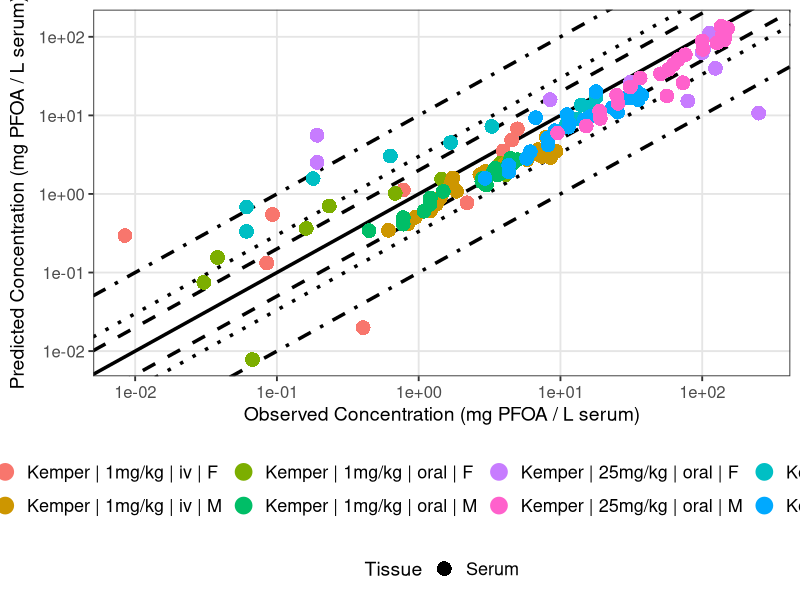

Write R code to recreate this figure.
library(ggplot2)

#setwd("C:/Users/user/Documents/GitHub/PFAS_PBK_models/PFOA inhalation Rat/Validation/Validation_results")
setwd("/Users/user/Documents/GitHub/PFAS_PBK_models/PFOA inhalation Rat/Scenarios/Publication/Final_results_plots/Validation")

# Load Results 

# 
Kemper_serum_results <- read.csv("Kemper_2003_serum_results.csv", header = T)
Kemper_iv_F_1 <- Kemper_serum_results[Kemper_serum_results$Dose == 1 & Kemper_serum_results$Type == "iv" &
                               Kemper_serum_results$sex == "F", ]
Kemper_iv_F_1$Experiment <- "Kemper | 1mg/kg | iv | F"

Kemper_oral_F_1 <- Kemper_serum_results[Kemper_serum_results$Dose == 1 & Kemper_serum_results$Type == "oral" &
                                 Kemper_serum_results$sex == "F", ]
Kemper_oral_F_1$Experiment <- "Kemper | 1mg/kg | oral | F"

Kemper_oral_F_5 <- Kemper_serum_results[Kemper_serum_results$Dose == 5 & Kemper_serum_results$Type == "oral" &
                                 Kemper_serum_results$sex == "F", ]
Kemper_oral_F_5$Experiment <- "Kemper | 5mg/kg | oral | F"
Kemper_oral_F_25 <- Kemper_serum_results[Kemper_serum_results$Dose == 25 & Kemper_serum_results$Type == "oral" &
                                  Kemper_serum_results$sex == "F", ]
Kemper_oral_F_25$Experiment <- "Kemper | 25mg/kg | oral | F"

Kemper_iv_M_1 <- Kemper_serum_results[Kemper_serum_results$Dose == 1 & Kemper_serum_results$Type == "iv" &
                               Kemper_serum_results$sex == "M", ]
Kemper_iv_M_1$Experiment <- "Kemper | 1mg/kg | iv | M"

Kemper_oral_M_1 <- Kemper_serum_results[Kemper_serum_results$Dose == 1 & Kemper_serum_results$Type == "oral" &
                                 Kemper_serum_results$sex == "M", ]
Kemper_oral_M_1$Experiment <- "Kemper | 1mg/kg | oral | M"

Kemper_oral_M_5 <- Kemper_serum_results[Kemper_serum_results$Dose == 5 & Kemper_serum_results$Type == "oral" &
                                 Kemper_serum_results$sex == "M", ]
Kemper_oral_M_5$Experiment <- "Kemper | 5mg/kg | oral | M"
Kemper_oral_M_25 <- Kemper_serum_results[Kemper_serum_results$Dose == 25 & Kemper_serum_results$Type == "oral" &
                                  Kemper_serum_results$sex == "M", ]
Kemper_oral_M_25$Experiment <- "Kemper | 25mg/kg | oral | M"
# 
# Kudo_high <- Kudo_results[Kudo_results$Dose == 16.560, ] 
# Kudo_high$Experiment <-  "Kudo | 16mg/kg | iv"
# 
# Kim_results <- read.csv("Kim_results.csv", header = T)
# Kim_iv <- Kim_results[Kim_results$Type == "iv",]
# Kim_iv$Experiment <-  "Kim | 1mg/kg | iv"
# 
# Kim_oral <- Kim_results[Kim_results$Type == "oral",]
# Kim_oral$Experiment <-  "Kim | 1mg/kg | oral"


Experiment <- scales::hue_pal()(8)

names(Experiment) <- unique(c( Kemper_iv_F_1$Experiment, Kemper_iv_M_1$Experiment,
                              Kemper_oral_F_1$Experiment,Kemper_oral_M_1$Experiment, Kemper_oral_F_5$Experiment, 
                               
                               Kemper_oral_M_5$Experiment,  Kemper_oral_F_25$Experiment, Kemper_oral_M_25$Experiment))



scatter_plot <- ggplot()+
  # Error range lines
  geom_abline(intercept = log10(1), slope = 1, linetype = "solid", color = "black", linewidth = 1.2) +
  geom_abline(intercept = log10(2), slope = 1, linetype = "dashed", color = "black", linewidth = 1.2) +
  geom_abline(intercept = log10(1/2), slope = 1, linetype = "dashed", color = "black", linewidth = 1.2) +
  geom_abline(intercept = log10(3), slope = 1, linetype = "dotted", color = "black", linewidth = 1.2) +
  geom_abline(intercept = log10(1/3), slope = 1, linetype = "dotted", color = "black", linewidth = 1.2) +
  geom_abline(intercept = log10(10), slope = 1, linetype = "dotdash", color = "black", linewidth = 1.2) +
  geom_abline(intercept = log10(1/10), slope = 1, linetype = "dotdash", color = "black", linewidth = 1.2) +
  
  geom_point(data = Kemper_iv_F_1, aes(x=Observed, y=Predicted, color = Experiment, shape = Tissue), size=4, stroke = 1.5)+
  geom_point(data = Kemper_oral_F_1, aes(x=Observed, y=Predicted, color = Experiment, shape = Tissue), size=4, stroke = 1.5)+
  geom_point(data = Kemper_oral_F_5, aes(x=Observed, y=Predicted, color = Experiment, shape = Tissue), size=4, stroke = 1.5)+
  geom_point(data = Kemper_oral_F_25, aes(x=Observed, y=Predicted, color = Experiment, shape = Tissue), size=4, stroke = 1.5)+
  geom_point(data = Kemper_iv_M_1, aes(x=Observed, y=Predicted, color = Experiment, shape = Tissue), size=4, stroke = 1.5)+
  geom_point(data = Kemper_oral_M_1, aes(x=Observed, y=Predicted, color = Experiment, shape = Tissue), size=4, stroke = 1.5)+
  geom_point(data = Kemper_oral_M_5, aes(x=Observed, y=Predicted, color = Experiment, shape = Tissue), size=4, stroke = 1.5)+
  geom_point(data = Kemper_oral_M_25, aes(x=Observed, y=Predicted, color = Experiment, shape = Tissue), size=4, stroke = 1.5)+
  # Axes
  scale_x_log10() +
  scale_y_log10() +
  
  # Color and shape scales
  scale_color_manual(values = Experiment) +
  
  # Labels
  labs(
    x = expression("Observed Concentration (mg PFOA / L serum)"),
    y = expression("Predicted Concentration (mg PFOA / L serum)"),
    color = "Experiment",
    shape = "Tissue"
  ) +
  
  # Theme to match create.plots
  theme_bw(base_size = 14) +
  theme(
    plot.title = element_text(hjust = 0.5, size = 16, face = "bold"),
    axis.title = element_text(size = 14),
    axis.text = element_text(size = 12),
    legend.position = "bottom",
    legend.box = "vertical",
    legend.title = element_text(size = 14),
    legend.text = element_text(size = 13),
    panel.grid.major = element_line(color = "grey90"),
    panel.grid.minor = element_blank(),
    legend.spacing.y = unit(0.5, "cm")
  )


#print(scatter_plot)

ggsave("validation_plot_PFOA_serum.png", scatter_plot, width = 11, height = 7, units = "in", dpi = 300)
